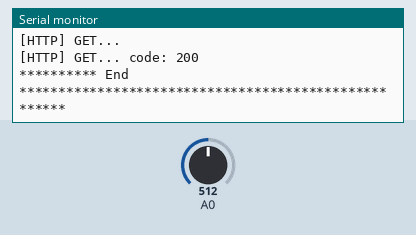
Bench run of a sketch on a simulated ESP8266 (NodeMCU). On the bench: the last lines printed to the serial monitor. The test bench sets the inputs (shaded band); at power-on: A0 = 512. WiFi joins after 1.5 s; servers stay silent unless stated; uploads are accepted with an empty reply.

Above: at 2.7 s.
2.8 s: A0 set to 716
At 2.9 s:
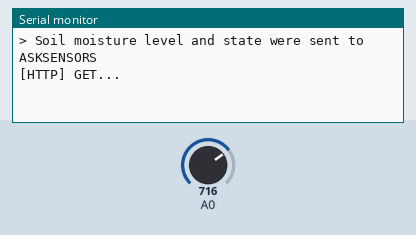
4.5 s: A0 set to 900
At 5.34 s:
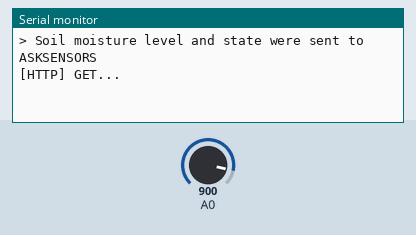
Timing chart, 0 to 7.5 s (numbered marks = the images above; inputs shaded):
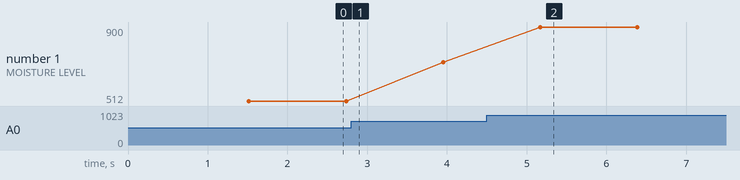

Measured:
- after the input at 4.5 s, the serial monitor: prints a new line after 0.67 s (image 2)
- plotted number 1: 512 → 716 after the input at 2.8 s, 716 → 900 after the input at 4.5 s

The sketch:

esp8266.ino
```cpp
/*
 * AskSensors IoT Platform.
 * Description: Soil moisture monitoring using ESP8266 and the AskSensors IoT cloud.
 *  Author: https://asksensors.com, 2018 - 2019
 *  github: https://github.com/asksensors/AskSensors-ESP8266-Moisture
 */

#include <Arduino.h>
#include <ESP8266WiFi.h>
#include <ESP8266WiFiMulti.h>
#include <ESP8266HTTPClient.h>

// user config: TODO
#define  MOISTURE_THRESHOLD     55   // moisture alert threshold
const char* wifi_ssid = "Hackathon";             // SSID
const char* wifi_password = "h8ck3xp0";         // WIFI
const char* apiKeyIn = "1mzDADjAOH2cW7eifUHSTWLPwh7HdLR5";      // API KEY IN
const unsigned int writeInterval = 1000; // write interval (in ms)

// ASKSENSORS config.
String host = "http://api.asksensors.com";         // ASKSENSORS API host name

ESP8266WiFiMulti WiFiMulti;

int moisture_Pin= 0; // Soil Moisture Sensor input at Analog PIN A0
int moisture_value= 0, moisture_state = 0xFF;

void setup() {

  Serial.begin(115200);
  Serial.println("*****************************************************");
  Serial.println("********** Program Start : Soil Moisture monitoring using ESP8266 and AskSensors IoT cloud");
  Serial.println("Wait for WiFi... ");
  Serial.print("********** connecting to WIFI : ");
  Serial.println(wifi_ssid);
  WiFi.begin(wifi_ssid, wifi_password);
  while (WiFi.status() != WL_CONNECTED) {
    delay(500);
    Serial.print(".");
  }
  Serial.println("");
  Serial.println("-> WiFi connected");
  Serial.println("-> IP address: ");
  Serial.println(WiFi.localIP());

}


void loop() {


    Serial.print("MOISTURE LEVEL : ");
    moisture_value= analogRead(moisture_Pin);
    Serial.println(moisture_value);
   if(moisture_value < 512) moisture_state = 0;
   else moisture_state = 1;


    // wait for WiFi connection
  if (WiFi.status() == WL_CONNECTED){

        HTTPClient http;

        Serial.print("[HTTP] begin...\n");

        // Create a URL for the request
        String url = "";
        url += host;
        url += "/write/";
        url += apiKeyIn;
        url += "?module1=";
        url += moisture_value;
        url += "&module2=";
        url += moisture_state;

        Serial.print("********** requesting URL: ");
        Serial.println(url);
        http.begin(url); //HTTP

        Serial.println("> Soil moisture level and state were sent to ASKSENSORS");

        Serial.print("[HTTP] GET...\n");
        // start connection and send HTTP header
        int httpCode = http.GET();

        // httpCode will be negative on error
        if(httpCode > 0) {
            // HTTP header has been send and Server response header has been handled
            Serial.printf("[HTTP] GET... code: %d\n", httpCode);

            // file found at server
            if(httpCode == HTTP_CODE_OK) {
                String payload = http.getString();
                Serial.println(payload);
            }
        } else {
            Serial.printf("[HTTP] GET... failed, error: %s\n", http.errorToString(httpCode).c_str());
        }

        http.end();

        Serial.println("********** End ");
        Serial.println("*****************************************************");
    }

    delay(writeInterval);
}
```
